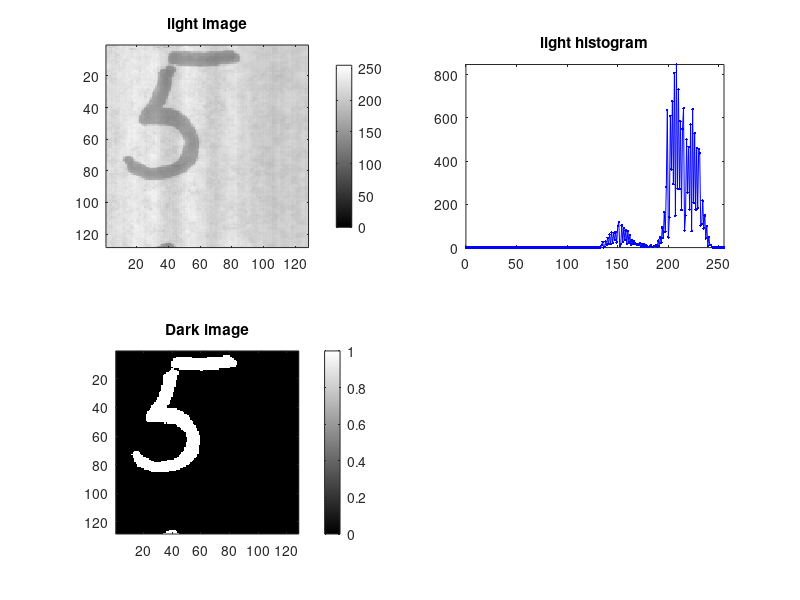

The MATLAB script that drew this image:
binvect = [0:1:255];

load nuf5.mat
histo = hist(nuf5(:), binvect);
nuf5T = (nuf5<182);

SE4 = [0 1 0; 1 1 1; 0 1 0];
SE8 = [1 1 1; 1 1 1; 1 1 1];

nuf5T_d4 = imdilate(nuf5T, SE4);
nuf5T_d8 = imdilate(nuf5T, SE8);
nuf5T_de4 = imerode(nuf5T_d4, SE4);
nuf5T_de8 = imerode(nuf5T_d8, SE8);

figure(1)
colormap(gray(256))
subplot(2,2,1), imagesc(nuf5, [0 255]);
axis image; title('light image'); colorbar
subplot(2,2,2), plot(binvect, histo, '.-b');
axis tight; title('light histogram');

subplot(2,2,3), imagesc(nuf5T);
axis image; title('Dark image'); colorbar

% figure(2)
% colormap(gray(256))
% subplot(2,2,1), imagesc(nuf5T_d4);
% axis image; title('nuf5Td4'); colorbar
% subplot(2,2,2), imagesc(nuf5T_d8);
% axis image; title('nuf5Td8'); colorbar
% subplot(2,2,3), imagesc(nuf5T_de4);
% axis image; title('nuf5Tde4'); colorbar
% subplot(2,2,4), imagesc(nuf5T_de8);
% axis image; title('nuf5Tde8'); colorbar